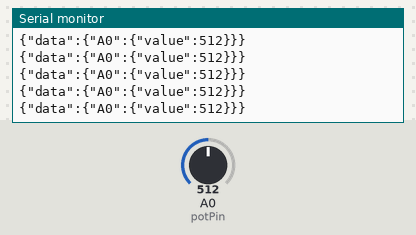
A sketch run on a simulated Arduino Uno, built with avr-gcc and run on an emulated ATmega328P. Shown: the last lines printed to the serial monitor. Inputs (shaded band) come from the test bench; at power-on: A0 (potPin) = 512.

Above: at 4.2 s.
4.3 s: A0 (potPin) set to 993
At 4.31 s:
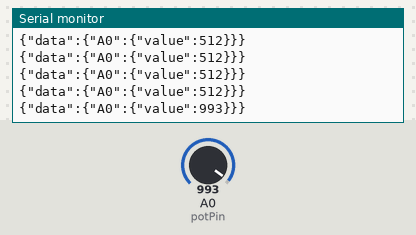
7.3 s: A0 (potPin) set to 1012
At 7.38 s:
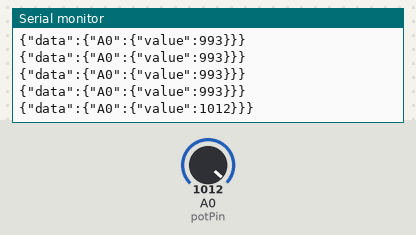
Timing chart, 0 to 10.3 s (numbered marks = the images above; inputs shaded):
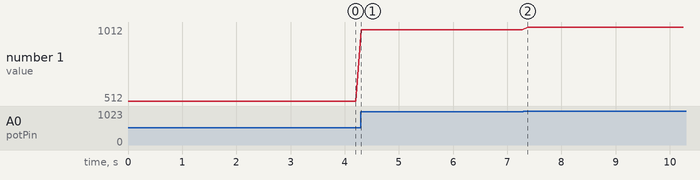

The sketch:

01_Serial.ino
```cpp
#include <ArduinoJson.h>

int potPin = A0; // Potentiometer connected to A0

void setup() {
  Serial.begin(9600); // Start serial communication
}

void loop() {
  int potValue = analogRead(potPin); // Read potentiometer value (0–4095 for ESP32, 0–1023 for Arduino Uno)

  // Create a JSON object
  StaticJsonDocument<200> doc;
  doc["data"]["A0"]["value"] = potValue;

  // Serialize JSON to string
  String output;
  serializeJson(doc, output);

  // Send JSON over Serial
  Serial.println(output);

  delay(100); // Short delay
}
```

Measured:
- after the input at 4.3 s, the serial monitor: prints a new line at once (image 1)
- after the input at 7.3 s, the serial monitor: prints a new line after 0.08 s (image 2)
- plotted number 1: 512 → 993 after the input at 4.3 s, 993 → 1012 after the input at 7.3 s
